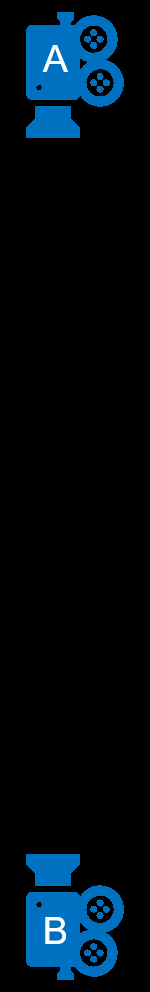
#> input picture lib/Cam1.png, 150 x 992 px, found by its file name
$ python GUI.py
#> lines starting #> are read from the running program, lines starting #| are printed output that depends on the picture
import cv2
import os
import datetime
import numpy as np
import time

#filepath = "C:\\Users\\LOSTARK\\Dropbox\\Development\\WebCam\\"
filepath = "/home/umls/Dropbox/Development/WebCam"
webcam1 = cv2.imread('lib\\Cam1.png')
#> webcam1 is the input picture: shape (992, 150, 3); mean B, G, R 20.9, 12.6, 1
webcam2 = cv2.imread('lib\\Cam2.png')
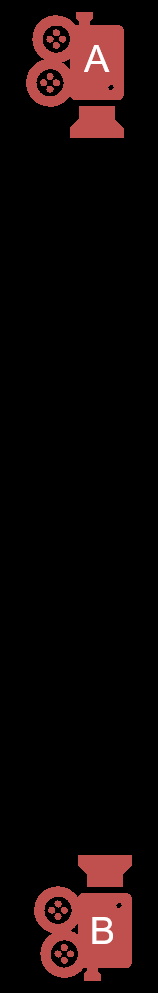
#> input picture lib/Cam2.png, 158 x 993 px, found by its file name
#> webcam2 is the input picture: shape (993, 158, 3); mean B, G, R 8.5, 8.8, 19.8
webcam1 = cv2.resize(webcam1,(75,496))
#> webcam1: shape (496, 75, 3)
webcam2 = cv2.resize(webcam2,(75,496))
#> webcam2: shape (496, 75, 3)
region1 = cv2.imread('lib\\region1.png')
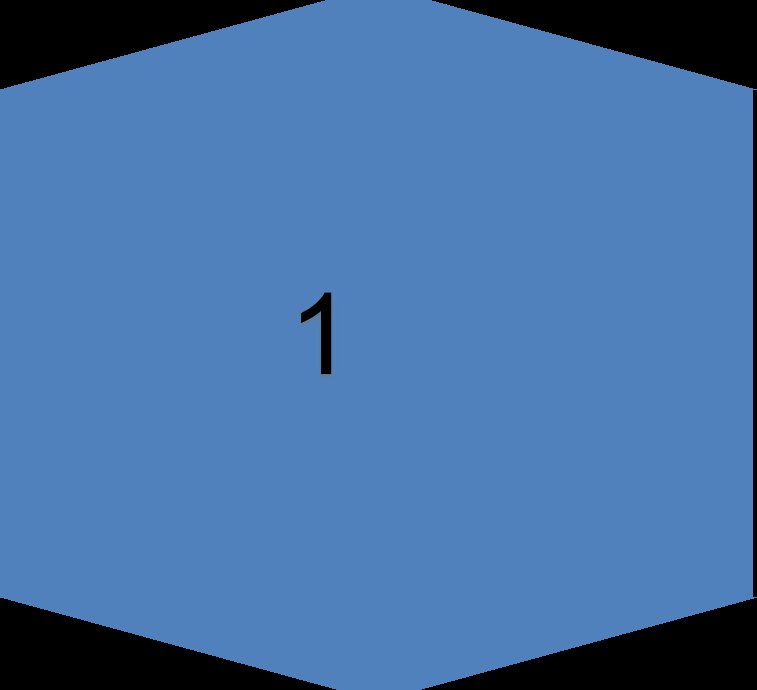
#> input picture lib/region1.png, 757 x 690 px, found by its file name
#> region1 is the input picture: shape (690, 757, 3); mean B, G, R 166, 113.3, 70.3
region2 = cv2.imread('lib\\region2.png')
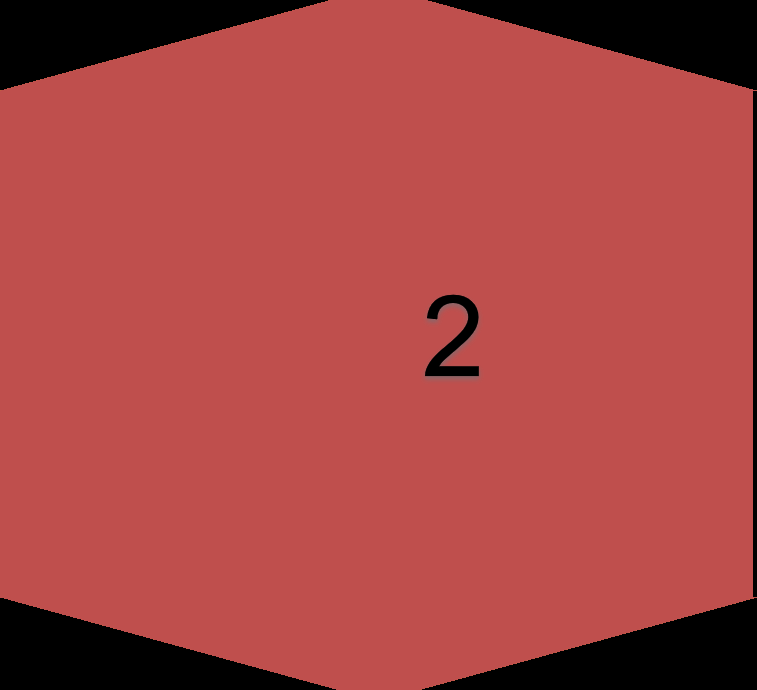
#> input picture lib/region2.png, 757 x 690 px, found by its file name
#> region2 is the input picture: shape (690, 757, 3); mean B, G, R 67.5, 69.2, 167.2
region1 = cv2.resize(region1,(378,345))
#> region1: shape (345, 378, 3)
region2 = cv2.resize(region2,(378,345))
#> region2: shape (345, 378, 3)
background = cv2.imread('lib\\Background.png')
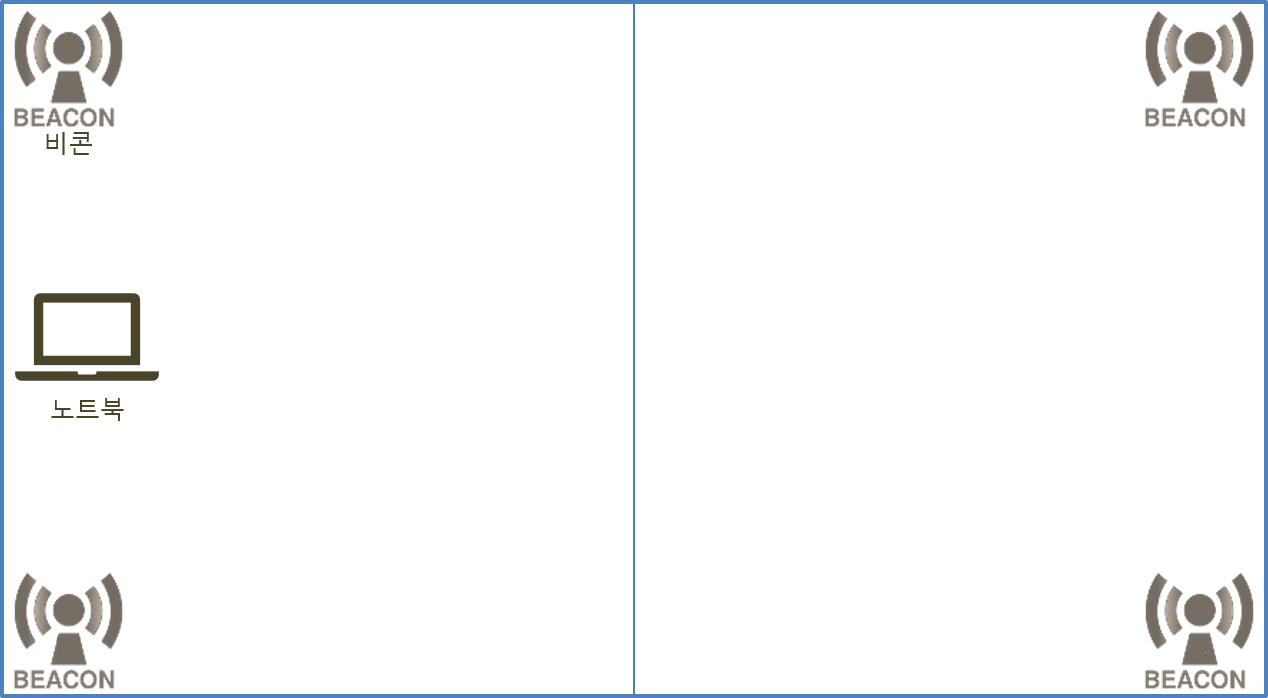
#> input picture lib/Background.png, 1268 x 698 px, found by its file name
#> background is the input picture: shape (698, 1268, 3); mean B, G, R 249, 248.2, 247.5
background = cv2.resize(background,(634,347))
#> background: shape (347, 634, 3)
smartphone = cv2.imread('lib\\smartphone.png')
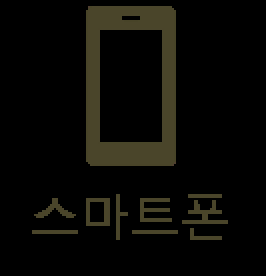
#> input picture lib/smartphone.png, 133 x 138 px, found by its file name (shown 2 times larger)
#> smartphone is the input picture: shape (138, 133, 3); mean B, G, R 5.6, 9.2, 9.8
smartphone = cv2.resize(smartphone,(67,69))
#> smartphone: shape (69, 67, 3)
font_scale = 1.5
font = cv2.FONT_HERSHEY_PLAIN

# [51 lines left out: functions mainGUI, textGUI, camGUI, not called in this run]

def sumImg(l_img, s_img, p, ratio):
#> called with ratio = 1
    try:
        y_offset = p[0]
        x_offset = p[1]
        for y in range(s_img.shape[0]):
            for x in range(s_img.shape[1]):
                if np.sum(s_img[y,x,:]) > 0:
                    l_img[y_offset+y,x_offset+x,:] = ratio*s_img[y,x,:]+(1-ratio)*l_img[y_offset+y,x_offset+x,:]
        return l_img
    except IndexError:
        return l_img

tempimg0 = np.ones((531, 944, 3),dtype=np.uint8)*255
tempimg0 = sumImg(tempimg0,background,[93,155],1)

tempimg1 = np.ones((531, 944, 3),dtype=np.uint8)*255
tempimg1 = sumImg(tempimg1,background,[93,155],1)
tempimg1 = sumImg(tempimg1,webcam1,[20,315],1)
#> after the loop in sumImg (call 3), `for y in range(s_img.shape[0]):`: l_img: shape (531, 944, 3); mean B, G, R 251.7, 250.8, 249.6
tempimg1 = sumImg(tempimg1,region1,[95,155],0.5)

tempimg2 = np.ones((531, 944, 3),dtype=np.uint8)*255
tempimg2 = sumImg(tempimg2,background,[93,155],1)
tempimg2 = sumImg(tempimg2,webcam2,[20,550],1)
#> after the loop in sumImg (call 6), `for y in range(s_img.shape[0]):`:
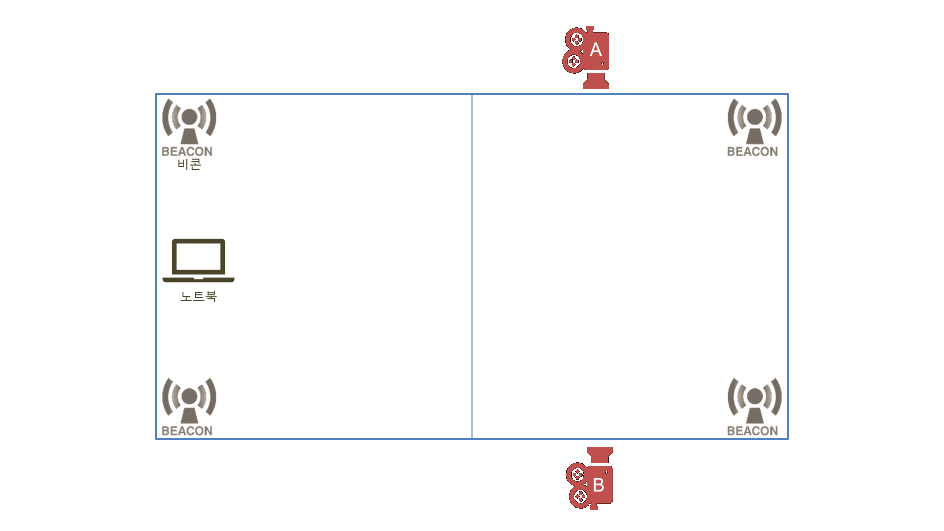
#> l_img: shape (531, 944, 3); mean B, G, R 250.9, 250.6, 251.1
tempimg2 = sumImg(tempimg2,region2,[95,411],0.5)
#> after the loop in sumImg (call 7), `for y in range(s_img.shape[0]):`:
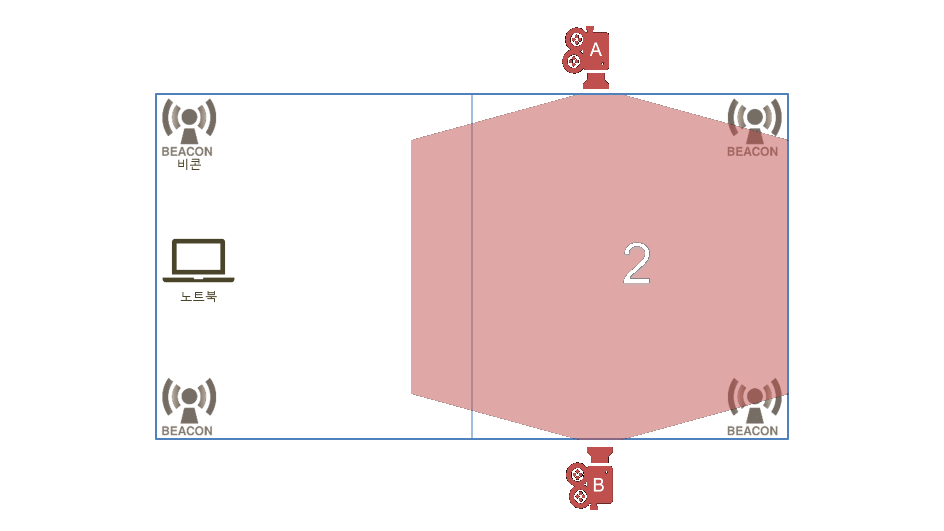
#> l_img: shape (531, 944, 3); mean B, G, R 230.8, 230.7, 244

# [8 lines left out: function envGUI, not called in this run]
